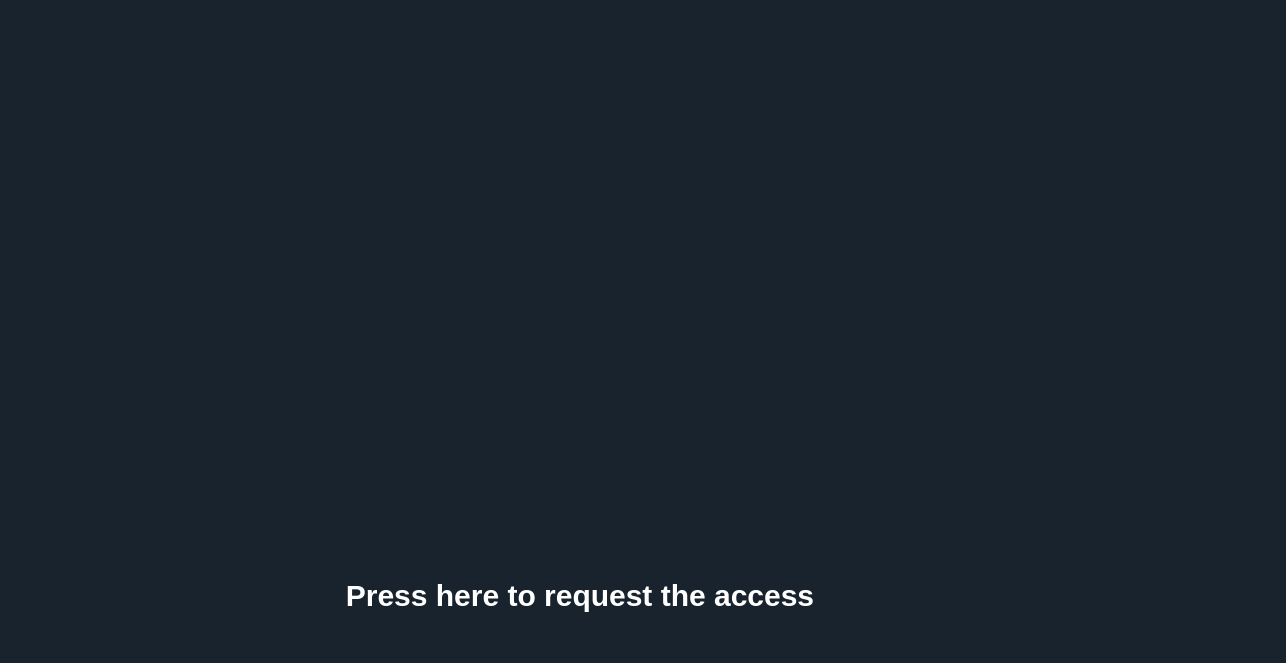
<?xml version="1.0" encoding="UTF-8"?>
<ui version="4.0">
 <class>MainWindow</class>
 <widget class="QMainWindow" name="MainWindow">
  <property name="geometry">
   <rect>
    <x>0</x>
    <y>0</y>
    <width>1286</width>
    <height>663</height>
   </rect>
  </property>
  <property name="windowTitle">
   <string>MainWindow</string>
  </property>
  <property name="styleSheet">
   <string notr="true">QWidget {
  background-color: #19232D;
  border: 0px solid #455364;
  padding: 0px;
  color: white;
  selection-background-color: #346792;
  selection-color: #E0E1E3;
	font-family : Ubuntu;
font-size: 18px;
font-weight: bold;
}

QWidget:disabled {
  background-color: #19232D;
  color: #9DA9B5;
  selection-background-color: #26486B;
  selection-color: #9DA9B5;
}

QWidget::item:selected {
  background-color: #176B87;
}

QWidget::item:hover:!selected {
  background-color: rgba(23, 107, 135,50%);
}

QMainWindow::separator {
  background-color: #455364;
  border: 0px solid #19232D;
  spacing: 0px;
  padding: 2px;
}

QMainWindow::separator:hover {
  background-color: #60798B;
  border: 0px solid #1A72BB;
}

/*-------------------------------------------------------------------------------------------*/

QCheckBox {
  background-color: rgb(0,0,0,0);
  color: white;
  spacing: 4px;
  outline: none;
  padding-top: 2px;

}


/*-------------------------------------------------------------------------------------------*/
QScrollBar:horizontal {
  height: 16px;
  margin: 2px 16px 2px 16px;
  border: 1px solid white;
  border-radius: 4px;
  background-color: rgb(25, 35, 45);
}

QScrollBar::handle:horizontal {
  background-color: #176B87;
  border: 1px solid #C9CDD0;
  border-radius: 4px;
  min-width: 8px;
}

QScrollBar::handle:horizontal:hover {
  background-color: rgba(23, 107, 135,80%);
  border:#4169E1;
  border-radius: 4px;
  min-width: 8px;
}

QScrollBar::handle:horizontal:focus {
  border: 1px solid red;
}
QScrollBar:vertical {
  background-color: rgb(25, 35, 45);
  width: 16px;
  margin: 16px 2px 16px 2px;
  border: 1px solid white;
  border-radius: 4px;
}


QScrollBar::handle:vertical {
  background-color: #176B87;
  border: 1px solid #C9CDD0;
  min-height: 8px;
  border-radius: 4px;
}

QScrollBar::handle:vertical:hover {
  background-color: rgba(23, 107, 135,80%);
  border: #9FCBFF;
  border-radius: 4px;
  min-height: 8px;
}

QScrollBar::handle:vertical:focus {
  border: 1px solid #73C7FF;
}


QScrollBar::add-line:horizontal {
  margin: 0px 0px 0px 0px;
  border-image: url(&quot;qss_icons/light/rc/arrow_right_disabled.png&quot;);
  height: 12px;
  width: 12px;
  subcontrol-position: right;
  subcontrol-origin: margin;
}

QScrollBar::add-line:horizontal:hover, QScrollBar::add-line:horizontal:on {
  border-image: url(&quot;qss_icons/light/rc/arrow_right.png&quot;);
  height: 12px;
  width: 12px;
  subcontrol-position: right;
  subcontrol-origin: margin;
}

QScrollBar::add-line:vertical {
  margin: 3px 0px 3px 0px;
  border-image: url(&quot;qss_icons/light/rc/arrow_down_disabled.png&quot;);
  height: 12px;
  width: 12px;
  subcontrol-position: bottom;
  subcontrol-origin: margin;
}

QScrollBar::add-line:vertical:hover, QScrollBar::add-line:vertical:on {
  border-image: url(&quot;qss_icons/light/rc/arrow_down.png&quot;);
  height: 12px;
  width: 12px;
  subcontrol-position: bottom;
  subcontrol-origin: margin;
}

QScrollBar::sub-line:horizontal {
  margin: 0px 3px 0px 3px;
  border-image: url(&quot;qss_icons/light/rc/arrow_left_disabled.png&quot;);
  height: 12px;
  width: 12px;
  subcontrol-position: left;
  subcontrol-origin: margin;
}

QScrollBar::sub-line:horizontal:hover, QScrollBar::sub-line:horizontal:on {
  border-image: url(&quot;qss_icons/light/rc/arrow_left.png&quot;);
  height: 12px;
  width: 12px;
  subcontrol-position: left;
  subcontrol-origin: margin;
}

QScrollBar::sub-line:vertical {
  margin: 3px 0px 3px 0px;
  border-image: url(&quot;qss_icons/light/rc/arrow_up_disabled.png&quot;);
  height: 12px;
  width: 12px;
  subcontrol-position: top;
  subcontrol-origin: margin;
}

QScrollBar::sub-line:vertical:hover, QScrollBar::sub-line:vertical:on {
  border-image: url(&quot;qss_icons/light/rc/arrow_up.png&quot;);
  height: 12px;
  width: 12px;
  subcontrol-position: top;
  subcontrol-origin: margin;
}

QScrollBar::up-arrow:horizontal, QScrollBar::down-arrow:horizontal {
  background: none;
}

QScrollBar::up-arrow:vertical, QScrollBar::down-arrow:vertical {
  background: none;
}


QScrollBar::add-page:horizontal, QScrollBar::sub-page:horizontal {
  background: none;
}

QScrollBar::add-page:vertical, QScrollBar::sub-page:vertical {
  background: none;
}

/*----------------------------------------------------------------------------------------*/
QPushButton{
 /*border:2px solid #05B8CC;*/
 background-color: #176B87;
 color:rgb(255, 255, 255);
 border-radius: 10px;
 font-weight:bold;
  transition: 500ms;
}

QPushButton::hover{
 border: 1px solid #176B87;
 background-color: rgba(23, 107, 135,80%)
}
QPushButton:pressed {
 margin:1px 2px;
 font-size: 15px;
}
/*----------------------------------------------------------------------------------------*/
QComboBox{
 border:1px solid #176B87;
border-radius:5px;
background-color: #176B87;
padding: 2px 10px;
color:white;
}



QComboBox:on { /* shift the text when the popup opens */
    padding-top: 3px;
    padding-left: 4px;
}


QComboBox::drop-down {
    subcontrol-origin: padding;
    subcontrol-position: top right;
    width: 22px;

    border-left-width: 1px;
    border-left-color: darkgray;
    border-left-style: solid; /* just a single line */
    border-top-right-radius: 3px; /* same radius as the QComboBox */
    border-bottom-right-radius: 3px;
}

QComboBox::down-arrow {
    image: url(icons/caret-down copy.svg);
}

QComboBox::down-arrow:on { /* shift the arrow when popup is open */
    top: 1px;
    left: 1px;
}
QComboBox QAbstractItemView {
border:none;
    selection-background-color:#176B87;
}
/*---------------------------------------------------------------------------------------*/
QProgressBar{
	border: 1px solid #05B8CC;
	border-radius:5px;
	text-align:center;
	font-size:18px;
}

QProgressBar::chunk{
	background-color: #05B8CC;
	width: 20px;
	margin: 0.5px;
}
</string>
  </property>
  <widget class="QWidget" name="centralwidget">
   <layout class="QHBoxLayout" name="horizontalLayout_2" stretch="2,5,3">
    <item>
     <widget class="QFrame" name="frame">
      <property name="frameShape">
       <enum>QFrame::StyledPanel</enum>
      </property>
      <property name="frameShadow">
       <enum>QFrame::Raised</enum>
      </property>
      <layout class="QVBoxLayout" name="verticalLayout_3" stretch="5,3">
       <property name="spacing">
        <number>12</number>
       </property>
       <property name="leftMargin">
        <number>0</number>
       </property>
       <property name="topMargin">
        <number>30</number>
       </property>
       <property name="rightMargin">
        <number>15</number>
       </property>
       <property name="bottomMargin">
        <number>30</number>
       </property>
       <item>
        <widget class="QListWidget" name="persons_list">
         <property name="sizePolicy">
          <sizepolicy hsizetype="Preferred" vsizetype="Preferred">
           <horstretch>0</horstretch>
           <verstretch>0</verstretch>
          </sizepolicy>
         </property>
         <property name="styleSheet">
          <string notr="true">font-size: 20px ;</string>
         </property>
        </widget>
       </item>
       <item>
        <widget class="QListWidget" name="words_list">
         <property name="sizePolicy">
          <sizepolicy hsizetype="Preferred" vsizetype="Preferred">
           <horstretch>0</horstretch>
           <verstretch>0</verstretch>
          </sizepolicy>
         </property>
         <property name="styleSheet">
          <string notr="true">font-size: 20px ;</string>
         </property>
         <property name="currentRow">
          <number>-1</number>
         </property>
        </widget>
       </item>
      </layout>
     </widget>
    </item>
    <item>
     <layout class="QVBoxLayout" name="verticalLayout_2">
      <item>
       <widget class="QFrame" name="frame_2">
        <property name="frameShape">
         <enum>QFrame::StyledPanel</enum>
        </property>
        <property name="frameShadow">
         <enum>QFrame::Raised</enum>
        </property>
        <layout class="QVBoxLayout" name="verticalLayout" stretch="5,2,1">
         <item>
          <widget class="QGraphicsView" name="spectrogram_graphics_view">
           <property name="sizePolicy">
            <sizepolicy hsizetype="Preferred" vsizetype="Preferred">
             <horstretch>0</horstretch>
             <verstretch>0</verstretch>
            </sizepolicy>
           </property>
          </widget>
         </item>
         <item>
          <layout class="QHBoxLayout" name="horizontalLayout_3">
           <item>
            <spacer name="horizontalSpacer_2">
             <property name="orientation">
              <enum>Qt::Horizontal</enum>
             </property>
             <property name="sizeType">
              <enum>QSizePolicy::Preferred</enum>
             </property>
             <property name="sizeHint" stdset="0">
              <size>
               <width>40</width>
               <height>20</height>
              </size>
             </property>
            </spacer>
           </item>
           <item>
            <widget class="QPushButton" name="record_btn">
             <property name="sizePolicy">
              <sizepolicy hsizetype="Minimum" vsizetype="Fixed">
               <horstretch>0</horstretch>
               <verstretch>0</verstretch>
              </sizepolicy>
             </property>
             <property name="styleSheet">
              <string notr="true">QPushButton {
background-color: rgba(255, 255, 255, 0);
border: None;
cursor: pointer;
}
QPushButton svg{
fill: #dddddd;
}</string>
             </property>
             <property name="text">
              <string/>
             </property>
             <property name="icon">
              <iconset resource="res.qrc">
               <normaloff>:/icons/icons/dot-circle.svg</normaloff>:/icons/icons/dot-circle.svg</iconset>
             </property>
             <property name="iconSize">
              <size>
               <width>75</width>
               <height>75</height>
              </size>
             </property>
            </widget>
           </item>
           <item>
            <spacer name="horizontalSpacer">
             <property name="orientation">
              <enum>Qt::Horizontal</enum>
             </property>
             <property name="sizeType">
              <enum>QSizePolicy::Preferred</enum>
             </property>
             <property name="sizeHint" stdset="0">
              <size>
               <width>40</width>
               <height>20</height>
              </size>
             </property>
            </spacer>
           </item>
          </layout>
         </item>
         <item>
          <widget class="QLabel" name="result_label">
           <property name="sizePolicy">
            <sizepolicy hsizetype="Preferred" vsizetype="Expanding">
             <horstretch>0</horstretch>
             <verstretch>0</verstretch>
            </sizepolicy>
           </property>
           <property name="font">
            <font>
             <family>Ubuntu</family>
             <pointsize>-1</pointsize>
             <bold>true</bold>
            </font>
           </property>
           <property name="styleSheet">
            <string notr="true">font-size: 30px ;</string>
           </property>
           <property name="lineWidth">
            <number>1</number>
           </property>
           <property name="text">
            <string>Press here to request the access</string>
           </property>
           <property name="textFormat">
            <enum>Qt::AutoText</enum>
           </property>
           <property name="alignment">
            <set>Qt::AlignCenter</set>
           </property>
           <property name="wordWrap">
            <bool>false</bool>
           </property>
           <property name="margin">
            <number>0</number>
           </property>
          </widget>
         </item>
        </layout>
       </widget>
      </item>
     </layout>
    </item>
    <item>
     <widget class="QFrame" name="frame_4">
      <property name="sizePolicy">
       <sizepolicy hsizetype="Minimum" vsizetype="Minimum">
        <horstretch>0</horstretch>
        <verstretch>0</verstretch>
       </sizepolicy>
      </property>
      <property name="frameShape">
       <enum>QFrame::StyledPanel</enum>
      </property>
      <property name="frameShadow">
       <enum>QFrame::Raised</enum>
      </property>
      <layout class="QVBoxLayout" name="verticalLayout_4" stretch="5,3">
       <item>
        <widget class="QTableWidget" name="persons_stats">
         <property name="sizePolicy">
          <sizepolicy hsizetype="Minimum" vsizetype="Minimum">
           <horstretch>0</horstretch>
           <verstretch>0</verstretch>
          </sizepolicy>
         </property>
         <property name="minimumSize">
          <size>
           <width>0</width>
           <height>0</height>
          </size>
         </property>
         <property name="maximumSize">
          <size>
           <width>16777215</width>
           <height>16777215</height>
          </size>
         </property>
         <property name="wordWrap">
          <bool>false</bool>
         </property>
         <property name="rowCount">
          <number>0</number>
         </property>
         <property name="columnCount">
          <number>0</number>
         </property>
         <attribute name="horizontalHeaderVisible">
          <bool>true</bool>
         </attribute>
         <attribute name="horizontalHeaderHighlightSections">
          <bool>true</bool>
         </attribute>
         <attribute name="verticalHeaderVisible">
          <bool>false</bool>
         </attribute>
        </widget>
       </item>
       <item>
        <widget class="QTableWidget" name="words_stats">
         <property name="sizePolicy">
          <sizepolicy hsizetype="Minimum" vsizetype="Minimum">
           <horstretch>0</horstretch>
           <verstretch>0</verstretch>
          </sizepolicy>
         </property>
         <property name="rowCount">
          <number>0</number>
         </property>
         <property name="columnCount">
          <number>0</number>
         </property>
         <attribute name="verticalHeaderVisible">
          <bool>false</bool>
         </attribute>
        </widget>
       </item>
      </layout>
     </widget>
    </item>
   </layout>
  </widget>
 </widget>
 <resources>
  <include location="res.qrc"/>
 </resources>
 <connections/>
</ui>
